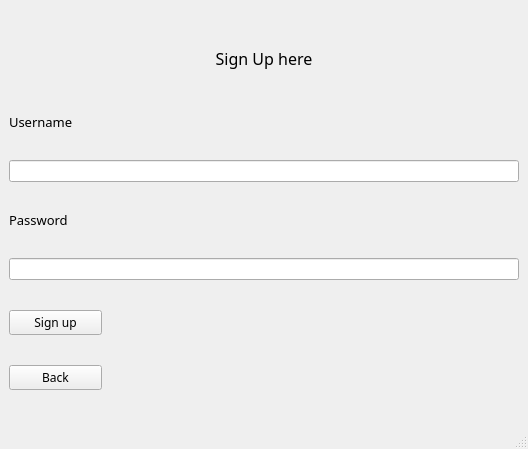
<?xml version="1.0" encoding="UTF-8"?>
<ui version="4.0">
 <class>SignUpPage</class>
 <widget class="QMainWindow" name="SignUpPage">
  <property name="geometry">
   <rect>
    <x>0</x>
    <y>0</y>
    <width>528</width>
    <height>449</height>
   </rect>
  </property>
  <property name="windowTitle">
   <string>MainWindow</string>
  </property>
  <widget class="QWidget" name="centralwidget">
   <layout class="QVBoxLayout" name="verticalLayout">
    <item>
     <widget class="QLabel" name="label">
      <property name="minimumSize">
       <size>
        <width>251</width>
        <height>31</height>
       </size>
      </property>
      <property name="maximumSize">
       <size>
        <width>16777215</width>
        <height>51</height>
       </size>
      </property>
      <property name="font">
       <font>
        <family>Montserrat Medium</family>
        <pointsize>12</pointsize>
       </font>
      </property>
      <property name="text">
       <string>Sign Up here</string>
      </property>
      <property name="alignment">
       <set>Qt::AlignCenter</set>
      </property>
      <property name="wordWrap">
       <bool>true</bool>
      </property>
     </widget>
    </item>
    <item>
     <widget class="QLabel" name="label_2">
      <property name="minimumSize">
       <size>
        <width>71</width>
        <height>16</height>
       </size>
      </property>
      <property name="maximumSize">
       <size>
        <width>16777215</width>
        <height>16</height>
       </size>
      </property>
      <property name="font">
       <font>
        <family>Montserrat Medium</family>
        <pointsize>10</pointsize>
       </font>
      </property>
      <property name="text">
       <string>Username</string>
      </property>
     </widget>
    </item>
    <item>
     <widget class="QLineEdit" name="lineEdit">
      <property name="minimumSize">
       <size>
        <width>113</width>
        <height>22</height>
       </size>
      </property>
     </widget>
    </item>
    <item>
     <widget class="QLabel" name="label_3">
      <property name="minimumSize">
       <size>
        <width>71</width>
        <height>16</height>
       </size>
      </property>
      <property name="maximumSize">
       <size>
        <width>16777215</width>
        <height>16</height>
       </size>
      </property>
      <property name="font">
       <font>
        <family>Montserrat Medium</family>
        <pointsize>10</pointsize>
       </font>
      </property>
      <property name="text">
       <string>Password</string>
      </property>
     </widget>
    </item>
    <item>
     <widget class="QLineEdit" name="lineEdit_2">
      <property name="minimumSize">
       <size>
        <width>113</width>
        <height>22</height>
       </size>
      </property>
     </widget>
    </item>
    <item>
     <widget class="QPushButton" name="pushButton">
      <property name="maximumSize">
       <size>
        <width>93</width>
        <height>16777215</height>
       </size>
      </property>
      <property name="font">
       <font>
        <family>Montserrat Medium</family>
       </font>
      </property>
      <property name="text">
       <string>Sign up</string>
      </property>
     </widget>
    </item>
    <item>
     <widget class="QPushButton" name="pushButton_2">
      <property name="maximumSize">
       <size>
        <width>93</width>
        <height>16777215</height>
       </size>
      </property>
      <property name="font">
       <font>
        <family>Montserrat Medium</family>
       </font>
      </property>
      <property name="text">
       <string>Back</string>
      </property>
     </widget>
    </item>
   </layout>
  </widget>
  <widget class="QMenuBar" name="menubar">
   <property name="geometry">
    <rect>
     <x>0</x>
     <y>0</y>
     <width>528</width>
     <height>26</height>
    </rect>
   </property>
  </widget>
  <widget class="QStatusBar" name="statusbar"/>
 </widget>
 <resources/>
 <connections/>
</ui>
